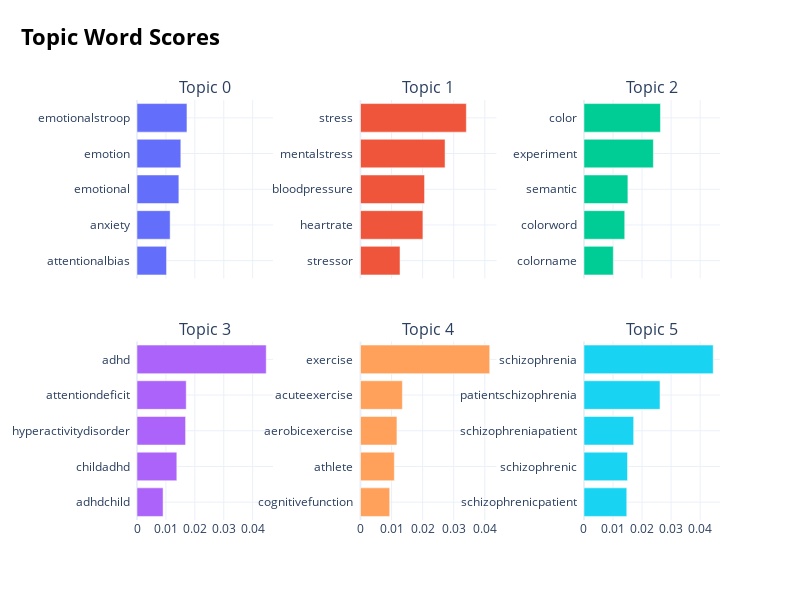

The cell this chart's notebook holds for it:
### Code cell
stroop_topic_model[0].get_topic_info()
stroop_topic_model[0].visualize_barchart()

### Figure 1 — Plotly figure (JSON) as saved in the notebook; plotly's stock layout.template omitted (floating-point values rounded to 4 significant figures)
{"data": [{"orientation": "h", "type": "bar", "x": [0.01021, 0.01146, 0.01448, 0.01515, 0.01728], "xaxis": "x", "y": ["attentionalbias  ", "anxiety  ", "emotional  ", "emotion  ", "emotionalstroop  "], "yaxis": "y"}, {"orientation": "h", "type": "bar", "x": [0.01272, 0.02008, 0.02061, 0.02721, 0.03405], "xaxis": "x2", "y": ["stressor  ", "heartrate  ", "bloodpressure  ", "mentalstress  ", "stress  "], "yaxis": "y2"}, {"orientation": "h", "type": "bar", "x": [0.0101, 0.01404, 0.01512, 0.02389, 0.02634], "xaxis": "x3", "y": ["colorname  ", "colorword  ", "semantic  ", "experiment  ", "color  "], "yaxis": "y3"}, {"orientation": "h", "type": "bar", "x": [0.009021, 0.01377, 0.0168, 0.01702, 0.04469], "xaxis": "x4", "y": ["adhdchild  ", "childadhd  ", "hyperactivitydisorder  ", "attentiondeficit  ", "adhd  "], "yaxis": "y4"}, {"orientation": "h", "type": "bar", "x": [0.009397, 0.01089, 0.01173, 0.01348, 0.04157], "xaxis": "x5", "y": ["cognitivefunction  ", "athlete  ", "aerobicexercise  ", "acuteexercise  ", "exercise  "], "yaxis": "y5"}, {"orientation": "h", "type": "bar", "x": [0.01474, 0.01499, 0.01711, 0.02618, 0.0445], "xaxis": "x6", "y": ["schizophrenicpatient  ", "schizophrenic  ", "schizophreniapatient  ", "patientschizophrenia  ", "schizophrenia  "], "yaxis": "y6"}], "layout": {"annotations": [{"font": {"size": 16}, "showarrow": false, "text": "Topic 0", "x": 0.1167, "xanchor": "center", "xref": "paper", "y": 1, "yanchor": "bottom", "yref": "paper"}, {"font": {"size": 16}, "showarrow": false, "text": "Topic 1", "x": 0.5, "xanchor": "center", "xref": "paper", "y": 1, "yanchor": "bottom", "yref": "paper"}, {"font": {"size": 16}, "showarrow": false, "text": "Topic 2", "x": 0.8833, "xanchor": "center", "xref": "paper", "y": 1, "yanchor": "bottom", "yref": "paper"}, {"font": {"size": 16}, "showarrow": false, "text": "Topic 3", "x": 0.1167, "xanchor": "center", "xref": "paper", "y": 0.425, "yanchor": "bottom", "yref": "paper"}, {"font": {"size": 16}, "showarrow": false, "text": "Topic 4", "x": 0.5, "xanchor": "center", "xref": "paper", "y": 0.425, "yanchor": "bottom", "yref": "paper"}, {"font": {"size": 16}, "showarrow": false, "text": "Topic 5", "x": 0.8833, "xanchor": "center", "xref": "paper", "y": 0.425, "yanchor": "bottom", "yref": "paper"}], "height": 600, "hoverlabel": {"bgcolor": "white", "font": {"family": "Rockwell", "size": 16}}, "showlegend": false, "title": {"font": {"color": "Black", "size": 22}, "text": "<b>Topic Word Scores", "x": 0.15, "xanchor": "center", "y": 0.95, "yanchor": "top"}, "width": 800, "xaxis": {"anchor": "y", "domain": [0, 0.2333], "matches": "x4", "showgrid": true, "showticklabels": false}, "xaxis2": {"anchor": "y2", "domain": [0.3833, 0.6167], "matches": "x5", "showgrid": true, "showticklabels": false}, "xaxis3": {"anchor": "y3", "domain": [0.7667, 1.0], "matches": "x6", "showgrid": true, "showticklabels": false}, "xaxis4": {"anchor": "y4", "domain": [0, 0.2333], "showgrid": true}, "xaxis5": {"anchor": "y5", "domain": [0.3833, 0.6167], "showgrid": true}, "xaxis6": {"anchor": "y6", "domain": [0.7667, 1.0], "showgrid": true}, "yaxis": {"anchor": "x", "domain": [0.575, 1], "showgrid": true}, "yaxis2": {"anchor": "x2", "domain": [0.575, 1], "showgrid": true}, "yaxis3": {"anchor": "x3", "domain": [0.575, 1], "showgrid": true}, "yaxis4": {"anchor": "x4", "domain": [0, 0.425], "showgrid": true}, "yaxis5": {"anchor": "x5", "domain": [0, 0.425], "showgrid": true}, "yaxis6": {"anchor": "x6", "domain": [0, 0.425], "showgrid": true}}}
